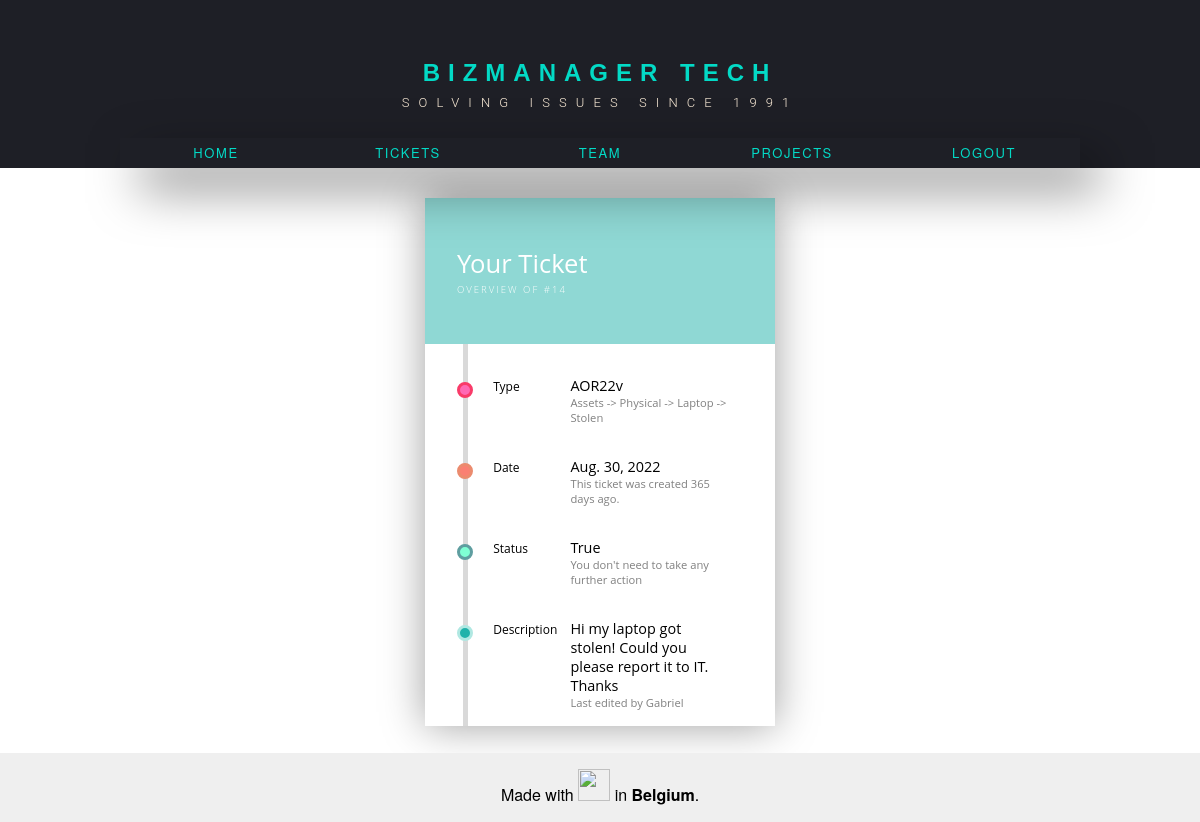
The app's page /tickets/14 with its own data.
### tickets/models.py (models this page shows, shortened)
class Ticket(models.Model):
    mID = models.PositiveIntegerField()
    mType = models.CharField(max_length=8)
    mCreatedBy = models.CharField(max_length=80)
    mDateOfCreation = models.DateField()
    mDaysPassed = models.PositiveSmallIntegerField()
    mSolved = models.BooleanField()
    mComment = models.CharField(max_length=500)

### tickets/views.py (the view)
# urls.py: path("tickets/",include("tickets.urls"))
def tickets(req, uTicketID):
    uTicket = get_object_or_404(Ticket, mID=uTicketID)
    return render(req, "tickets/ticket.html", {
        "id": uTicket.mID,
        "type": uTicket.mType,
        "createdBy": uTicket.mCreatedBy,
        "date": uTicket.mDateOfCreation,
        "days": uTicket.mDaysPassed,
        "solved": uTicket.mSolved,
        "desc": uTicket.mComment, })

### tickets/templates/tickets/ticket.html (shortened to what this page needs)
{% extends 'base.html' %}
{% load static %}
{% block mCss%}
<link rel="stylesheet" href="{% static "tickets/ticket.css"%}">
{%endblock %}
{% block mContent%}
{% include "tickets/includes/header.html" %}
<div class="timeline-small">
    <div class="header">
        <div class="color-overlay">
            <div class="header-name">Your Ticket</div>
            <div class="header-sub">Overview of #{{id}}</div>
        </div>
    </div>
    <div class="timeline-small-body">
        <ul>
            <li>
                <div class="bullet pink"></div>
                <div class="date">Type</div>
                <div class="desc">
                    <h3>{{type}}</h3>
                    <h4>Assets -> Physical -> Laptop -> Stolen</h4>
                </div>
            </li>
            <li>
                <div class="bullet orange"></div>
                <div class="date">Date</div>
                <div class="desc">
                    <h3>{{date}}</h3>
                    <h4>This ticket was created {{days}} days ago.</h4>
                </div>
            </li>
            <li>
                <div class="bullet blue"></div>
                <div class="date">Status</div>
                <div class="desc">
                    <h3>{{solved}}</h3>
                    <h4>You don't need to take any further action</h4>
                </div>
            </li>
            <li>
                <div class="bullet green"></div>
                <div class="date">Description</div>
                <div class="desc">
                    <h3>{{desc}}</h3>
                    <h4>Last edited by {{createdBy}}</h4>
                </div>
            </li>
        </ul>
    </div>
</div>
{% include "tickets/includes/footer.html" %}
{% endblock  %}

### tickets/static/tickets/includes/header.css (style rules this page uses)
* { margin: 0; padding: 0; box-sizing: border-box; }
body { font-family: "ROBOTO", sans-serif; }

### tickets/static/tickets/includes/footer.css (style rules this page uses)
html { height: 100%; box-sizing: border-box; }
*, *:before, *:after { box-sizing: inherit; }
body { position: relative; margin: 0; padding-bottom: 6rem; min-height: 100%; font-family: "Helvetica Neue", Arial, sans-serif; }

### tickets/static/tickets/ticket.css (style rules this page uses)
.timeline-small { max-width: 350px; max-height: 630px; overflow: hidden; margin: 30px auto 0; box-shadow: 0 0 40px #a0a0a0; font-family: 'Open Sans', sans-serif; }
.header { background: url(https://il2.picdn.net/shutterstock/videos/19679329/thumb/1.jpg); background-position: bottom center; background-size: cover; color: #fff; position: relative; }
.color-overlay { padding: 3em 2em; box-sizing: border-box; background: rgba(32, 178, 170, 0.5); }
.header-name { font-size: 1.6em; }
.header-sub { text-transform: uppercase; font-weight: 300; font-size: 0.6em; letter-spacing: 2px; margin-top: 2px; }
.timeline-small-body ul { padding: 1em 0 0 2em; margin: 0; list-style: none; position: relative; }
.timeline-small-body ul::before { content: ' '; height: 100%; width: 5px; background-color: #d9d9d9; position: absolute; top: 0; left: 2.4em; z-index: -1; }
.timeline-small-body li div { display: inline-block; margin: 1em 0; vertical-align: top; }
.timeline-small-body .bullet { width: 1rem; height: 1rem; box-sizing: border-box; border-radius: 50%; background: #fff; z-index: 1; margin-right: 1rem; margin-top: 7%; }
.timeline-small-body .bullet.pink { background-color: hotpink; border: 3px solid #f93b69; }
.timeline-small-body .bullet.green { background-color: lightseagreen; border: 3px solid #b0e8e2; }
.timeline-small-body .bullet.blue { background-color: aquamarine; border: 3px solid cadetblue; }
.timeline-small-body .bullet.orange { background-color: salmon; border: 3px solid #eb8b6e; }
.timeline-small-body .date { width: 23%; font-size: 0.75em; padding-top: 0.4rem; padding-right: 2rem; }
.timeline-small-body .desc { width: 50%; }
.timeline-small-body h3 { font-size: 0.9em; font-weight: 400; margin: 0; }
.timeline-small-body h4 { margin: 0; font-size: 0.7em; font-weight: 400; color: #808080; }

### records on screen
Ticket: mType "AOR22v", mDateOfCreation "Aug. 30, 2022", mComment "Hi my laptop got stolen! Could you please report it to IT. Thanks", mCreatedBy "Gabriel"

### other values on screen
{{ id }} "14"
{{ days }} "365"
{{ solved }} "True"
